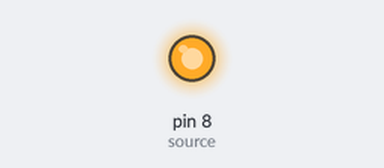
This sketch was run on a simulated Arduino Uno, built with avr-gcc and run on an emulated ATmega328P. On the bench: output pins drawn as LEDs (lit = HIGH).

Above: at 0.1 s.
Timing chart, 0 to 1.6 s (numbered marks = the images above):
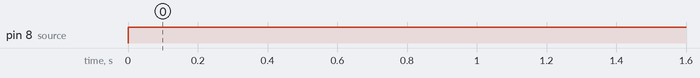

The sketch:

button.ino
```cpp
int source = 8;
void setup() {
  // put your setup code here, to run once:
  pinMode(source,OUTPUT);

}

void loop() {
  digitalWrite(8,HIGH);
  // put your main code here, to run repeatedly:

}
```

Measured:
- by itself, pin 8 (source): LOW → HIGH at 0.00 s
